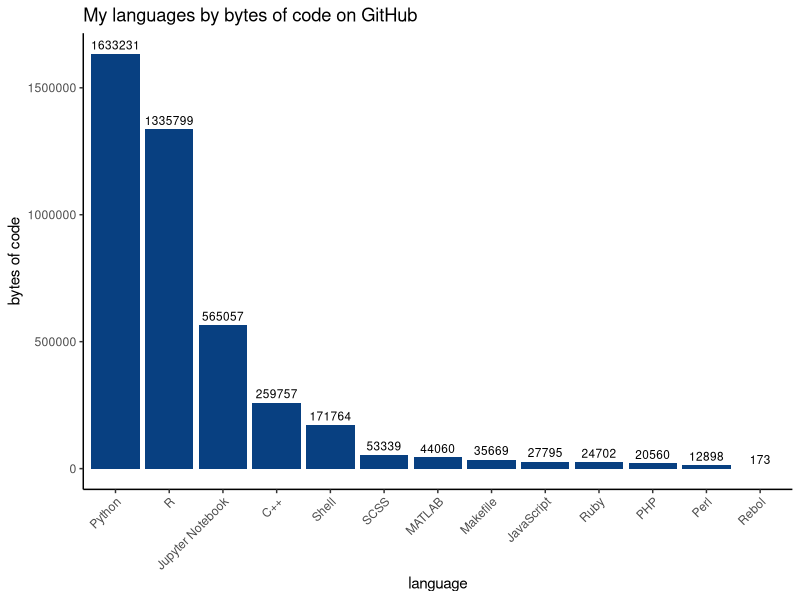
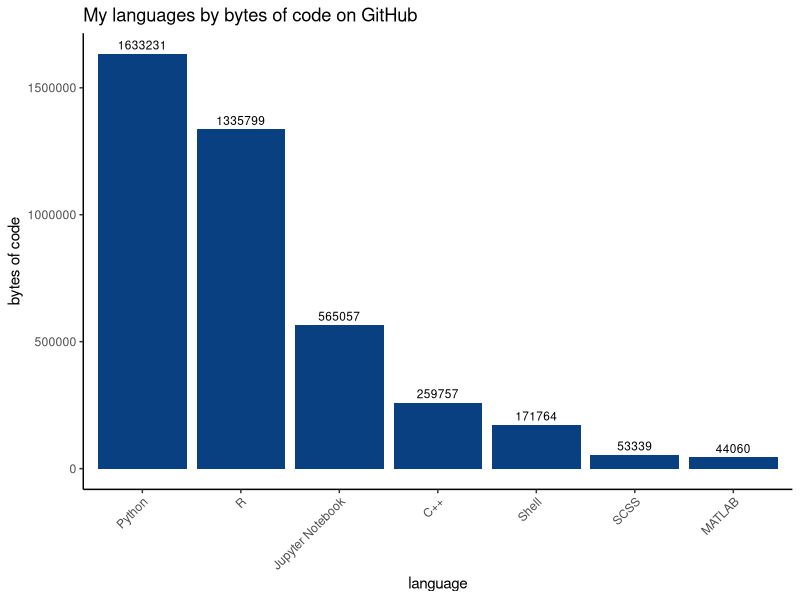
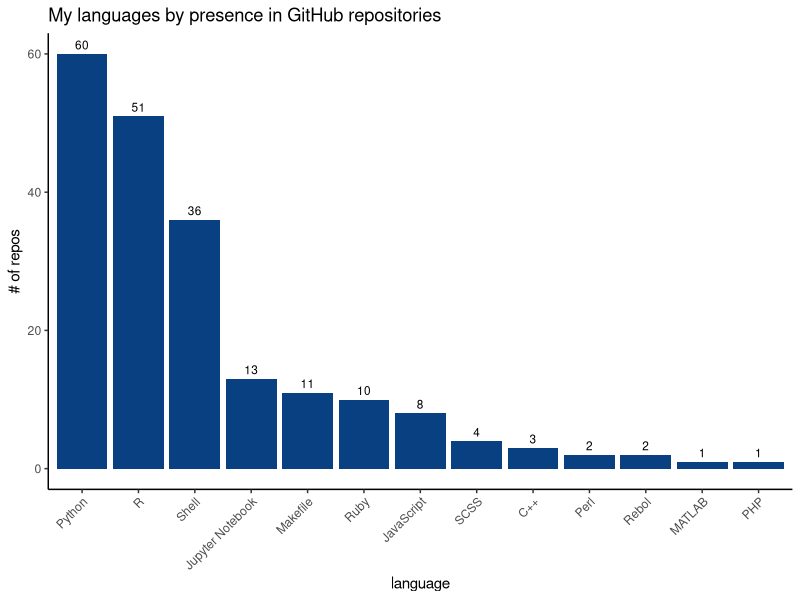

Source code (R) for these figures, in order:

library(here)
library(RColorBrewer)
library(tidyverse)
theme_set(theme_classic())
update_geom_defaults("bar", list(fill = RColorBrewer::brewer.pal(n=9,name="GnBu")[9]))
theme_update(axis.text.x = element_text(angle = 45, hjust = 1))
aspect_ratio <- 4/3
height <- 5
width <- height * aspect_ratio

data <- readr::read_csv(here::here("data", "repo_languages.csv")) %>%
    filter(!(language %in% c("HTML", "CSS", "TeX")))

plot_all_bytes <- data %>%
    group_by(language) %>%
    summarize(total_bytes=sum(language_repo_bytes)) %>%
    ggplot2::ggplot(aes(x=reorder(language, -total_bytes), y=total_bytes, ladbel=total_bytes)) +
    geom_bar(stat="identity")+#, fill="#0868AC") +
    geom_text(aes(label=total_bytes), vjust=-0.5, size=3) +
    xlab("language") +
    ylab("bytes of code") +
    ggtitle("My languages by bytes of code on GitHub")
ggsave(here::here("figures", "language_all_bytes.svg"), height=height, width=width, units="in")

plot_bytes_7 <- data %>%
    group_by(language) %>%
    summarize(total_bytes=sum(language_repo_bytes)) %>%
    top_n(7, total_bytes) %>%
    ggplot2::ggplot(aes(x=reorder(language, -total_bytes), y=total_bytes, label=total_bytes)) +
    geom_bar(stat="identity")+#, fill="#0868AC") +
    geom_text(aes(label=total_bytes), vjust=-0.5, size=3) +
    xlab("language") +
    ylab("bytes of code") +
    ggtitle("My languages by bytes of code on GitHub")
ggsave(here::here("figures", "language_all_bytes_n7.svg"), height=height, width=width, units="in")

plot_all_repos <- data %>%
    group_by(language) %>%
    summarize(repo_count=n()) %>%
    ggplot2::ggplot(aes(x=reorder(language, -repo_count), y=repo_count, label=repo_count)) +
    geom_bar(stat="identity")+#, fill="#0868AC") +
    geom_text(aes(label=repo_count), vjust=-0.5, size=3) +
    xlab("language") +
    ylab("# of repos") +
    ggtitle("My languages by presence in GitHub repositories")
ggsave(here::here("figures", "language_all_repos.svg"), height=height, width=width, units="in")
